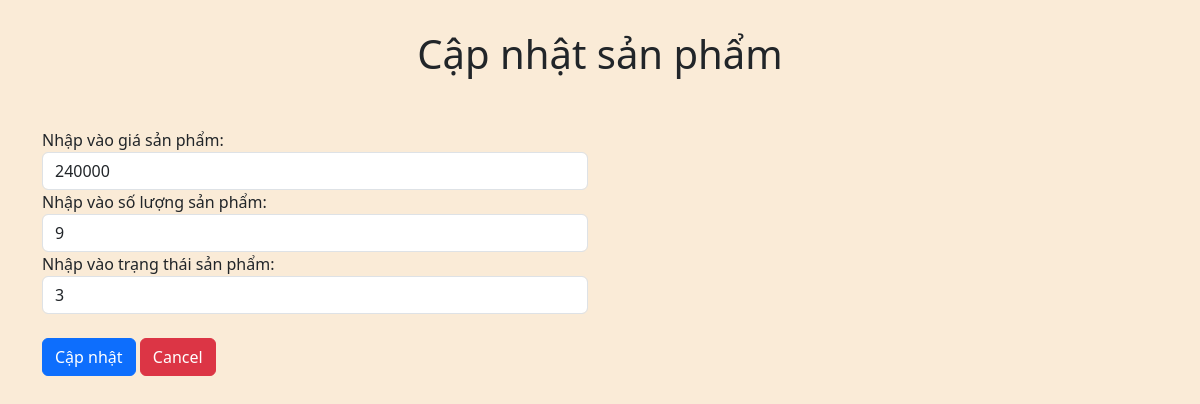
The page /admin/quanlysanpham/update_product.php?task=update&id=6 (signed in) on the database its author committed.
### tables this page shows
CREATE TABLE `tbl_product` (
  `product_id` int(11) NOT NULL,
  `cate_id` int(11) NOT NULL,
  `product_code` varchar(11) NOT NULL,
  `product_name` varchar(255) NOT NULL,
  `product_color` varchar(255) NOT NULL,
  `product_price` int(11) NOT NULL,
  `product_desc` text NOT NULL,
  `img` varchar(255) NOT NULL,
  `img_hover` varchar(255) NOT NULL,
  `gender` varchar(255) NOT NULL,
  `product_quantity` int(11) NOT NULL,
  `date` timestamp NOT NULL DEFAULT current_timestamp() ON UPDATE current_timestamp(),
  `status` int(11) NOT NULL
);

### admin/quanlysanpham/update_product.php (the view, shortened to what this page needs)
<?php
    require('../config/config.php');
?>
<html>
    <head>
            <link rel="stylesheet" href="../../assets/css/bootstrap.min.css">
            <link rel="stylesheet" href="../../assets/bootstrap.bundle.min.js">
            <link rel="stylesheet" href="../css/styleadmin.css">
    </head>
    <body style = "background-color: antiquewhite;">
        <div class="container">
            <h1>Cập nhật sản phẩm</h1>
            <div class="row">
                <div class="col-6">
                    <form action="update_product.php" method="post">
                        <?php
                            if(isset($_GET["task"]) && $_GET["task"]=="update") {
                                $id = $_GET["id"];
                                $sql_select = "select * from `tbl_product` where product_id = " .$id;
                                $result = mysqli_query($conn,$sql_select);
                                if(mysqli_num_rows($result)>0) {
                                    while($row = mysqli_fetch_assoc($result)) {
                                        echo "Nhập vào giá sản phẩm:";
                                        echo "<input class='form-control' value ='".$row["product_price"]."' type='text' name='txt_product_price' required id=''>";
                                        echo "Nhập vào số lượng sản phẩm:";
                                        echo "<input class='form-control' value ='".$row["product_quantity"]."' type='text' name='txt_product_quantity' required id=''>";
                                        echo "Nhập vào trạng thái sản phẩm:";
                                        echo "<input class='form-control' value ='".$row["status"]."' type='text' name='txt_status' required id=''>";
                                    }
                                }
                            }
                        ?>
                        <br>
                        <input class="btn btn-primary" name="btn_update" type="submit" value="Cập nhật">
                        <input type="submit" value="Cancel" name="btn_cancel" class="btn btn-danger">
                    </form>
                </div>
            </div>
        </div>
    </body>
</html>

### admin/css/styleadmin.css (style rules this page uses)
h1,h2 { margin-top: 30px; text-align: center; }
.row { margin-top: 50px; }

### rows shown on the page
tbl_product: txt_product_price "240000", txt_product_quantity "9", txt_status "3"
